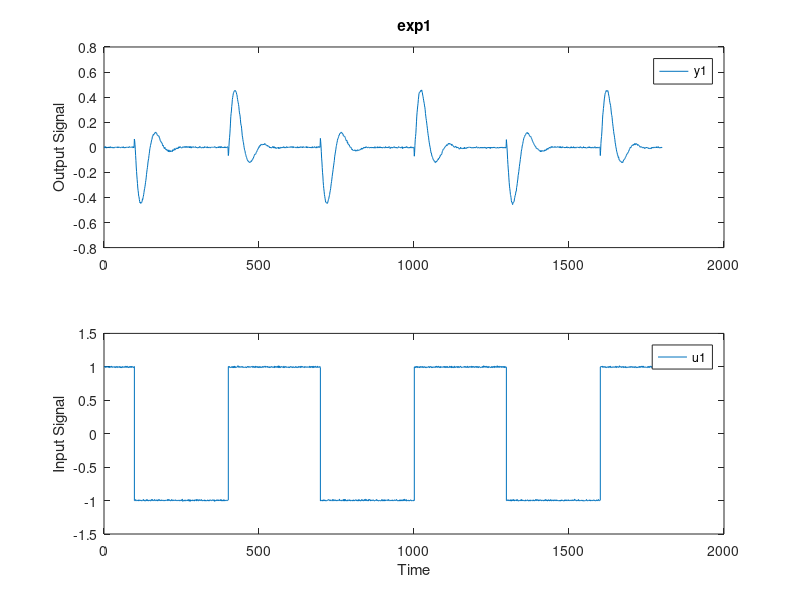

Here is the MATLAB script that generated this plot: (Note: this script raises an error after producing the figure.)
%clc,clear;
%% Do the experiment:
load('tergane20.mat')

%% Creat an object of data:
Te = 1/1000;
data = iddata(z,yc,Te);
plot(data);

%% Identification:
nb=3 ; nf=3; nk = 0;
modoe = tf(oe(data, [nb nf nk]));
Fs = tf(d2c(modoe,'zoh'));

%% aproximation:
aa =  3.684e04;
b0 = 1536/aa;
b1 = 1.498e04/aa;
a0 = 2.818e06/aa;
a1=1;
a2 = 605.7/aa;
a3 = 1/aa;
F= tf([b1 b0*0],[a3 a2 a1 a0])

%Validation:
figure(2);
compare(data,modoe, F);
% Les parametres:
P= 2.90
Kz = b1 / P
Ky = a0/P
T1 = (a2+sqrt(a2^2-4*a3))/2
T2 = a2-T1 
compare(data,modoe,Fs);
%% Using the methode of identc:
F_identc=identc(data,[3 1 0], [3 1 0],'gpmfn', 100, 'final');
% B(s) = 7524 s + 228.2                                 
% F(s) = s^3 + 312 s^2 + 2.068e04 s + 1.383e06 
aa_=2.068e04;
b0_ = 228.2/aa_;
b1_ = 7524/aa_;
a3_ = 1/aa_; a2_ = 312 /aa_; a1_ = 1; a0_ = 1.383e06/aa_;
F_ = tf([b1_ b0_*0],[a3_ a2_ a1_ a0_])
% Validation:
figure(3);
compare(data,F_identc,F_);

%% Les parametres:
P_= 2.90;
Kz_ = b1_ / P_
Ky_ = a0_/P_
T_1 = (a2_+sqrt(a2_^2-4*a3_))/2
T_2 = a2_-T_1 

%% 4) 
% initial values:
T1 = 1;
T2 = 1;
Ky = 1;
Kz= 1;
parameters = {'T1',T_1;'T2',T_2;'Ky',Ky_;'Kz',Kz_};
sysI=idgrey('Maquette',parameters,'c');
sys=pem(data,sysI)
compare(data,sysI)
b2 = 8400;
a1 = 350 ; a2 = 2.253e04; a3=  1.549e06;
Kz= b2 / P/a2
Ky = a3/P/a2
T1 = (a1/a2+sqrt((a1/a2)^2-4/a2))/2
T2 = 1/a2/T1 
